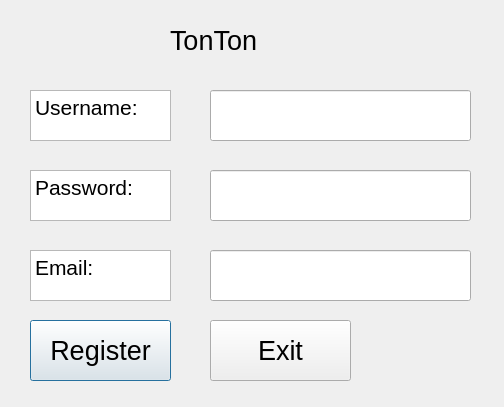
<?xml version="1.0" encoding="UTF-8"?>
<ui version="4.0">
 <class>Registration</class>
 <widget class="QDialog" name="Registration">
  <property name="geometry">
   <rect>
    <x>0</x>
    <y>0</y>
    <width>504</width>
    <height>407</height>
   </rect>
  </property>
  <property name="windowTitle">
   <string>Dialog</string>
  </property>
  <widget class="QLabel" name="label">
   <property name="geometry">
    <rect>
     <x>170</x>
     <y>10</y>
     <width>131</width>
     <height>61</height>
    </rect>
   </property>
   <property name="font">
    <font>
     <pointsize>20</pointsize>
    </font>
   </property>
   <property name="text">
    <string>TonTon</string>
   </property>
  </widget>
  <widget class="QPushButton" name="regButton">
   <property name="geometry">
    <rect>
     <x>30</x>
     <y>320</y>
     <width>141</width>
     <height>61</height>
    </rect>
   </property>
   <property name="font">
    <font>
     <pointsize>20</pointsize>
    </font>
   </property>
   <property name="text">
    <string>Register</string>
   </property>
  </widget>
  <widget class="QLineEdit" name="userName">
   <property name="geometry">
    <rect>
     <x>210</x>
     <y>90</y>
     <width>261</width>
     <height>51</height>
    </rect>
   </property>
   <property name="font">
    <font>
     <pointsize>16</pointsize>
    </font>
   </property>
  </widget>
  <widget class="QLineEdit" name="userPassword">
   <property name="geometry">
    <rect>
     <x>210</x>
     <y>170</y>
     <width>261</width>
     <height>51</height>
    </rect>
   </property>
   <property name="font">
    <font>
     <pointsize>16</pointsize>
    </font>
   </property>
  </widget>
  <widget class="QPushButton" name="exitBtn">
   <property name="geometry">
    <rect>
     <x>210</x>
     <y>320</y>
     <width>141</width>
     <height>61</height>
    </rect>
   </property>
   <property name="font">
    <font>
     <pointsize>20</pointsize>
    </font>
   </property>
   <property name="text">
    <string>Exit</string>
   </property>
  </widget>
  <widget class="QTextBrowser" name="textBrowser">
   <property name="geometry">
    <rect>
     <x>30</x>
     <y>90</y>
     <width>141</width>
     <height>51</height>
    </rect>
   </property>
   <property name="font">
    <font>
     <pointsize>15</pointsize>
    </font>
   </property>
   <property name="html">
    <string>&lt;!DOCTYPE HTML PUBLIC &quot;-//W3C//DTD HTML 4.0//EN&quot; &quot;http://www.w3.org/TR/REC-html40/strict.dtd&quot;&gt;
&lt;html&gt;&lt;head&gt;&lt;meta name=&quot;qrichtext&quot; content=&quot;1&quot; /&gt;&lt;meta charset=&quot;utf-8&quot; /&gt;&lt;style type=&quot;text/css&quot;&gt;
p, li { white-space: pre-wrap; }
hr { height: 1px; border-width: 0; }
li.unchecked::marker { content: &quot;\2610&quot;; }
li.checked::marker { content: &quot;\2612&quot;; }
&lt;/style&gt;&lt;/head&gt;&lt;body style=&quot; font-family:'Segoe UI'; font-size:15pt; font-weight:400; font-style:normal;&quot;&gt;
&lt;p style=&quot; margin-top:0px; margin-bottom:0px; margin-left:0px; margin-right:0px; -qt-block-indent:0; text-indent:0px;&quot;&gt;&lt;span style=&quot; font-size:16pt;&quot;&gt;Username:&lt;/span&gt;&lt;/p&gt;&lt;/body&gt;&lt;/html&gt;</string>
   </property>
  </widget>
  <widget class="QTextBrowser" name="textBrowser_2">
   <property name="geometry">
    <rect>
     <x>30</x>
     <y>170</y>
     <width>141</width>
     <height>51</height>
    </rect>
   </property>
   <property name="font">
    <font>
     <pointsize>15</pointsize>
    </font>
   </property>
   <property name="html">
    <string>&lt;!DOCTYPE HTML PUBLIC &quot;-//W3C//DTD HTML 4.0//EN&quot; &quot;http://www.w3.org/TR/REC-html40/strict.dtd&quot;&gt;
&lt;html&gt;&lt;head&gt;&lt;meta name=&quot;qrichtext&quot; content=&quot;1&quot; /&gt;&lt;meta charset=&quot;utf-8&quot; /&gt;&lt;style type=&quot;text/css&quot;&gt;
p, li { white-space: pre-wrap; }
hr { height: 1px; border-width: 0; }
li.unchecked::marker { content: &quot;\2610&quot;; }
li.checked::marker { content: &quot;\2612&quot;; }
&lt;/style&gt;&lt;/head&gt;&lt;body style=&quot; font-family:'Segoe UI'; font-size:15pt; font-weight:400; font-style:normal;&quot;&gt;
&lt;p style=&quot; margin-top:0px; margin-bottom:0px; margin-left:0px; margin-right:0px; -qt-block-indent:0; text-indent:0px;&quot;&gt;&lt;span style=&quot; font-size:16pt;&quot;&gt;Password:&lt;/span&gt;&lt;/p&gt;&lt;/body&gt;&lt;/html&gt;</string>
   </property>
  </widget>
  <widget class="QTextBrowser" name="textBrowser_3">
   <property name="geometry">
    <rect>
     <x>30</x>
     <y>250</y>
     <width>141</width>
     <height>51</height>
    </rect>
   </property>
   <property name="font">
    <font>
     <pointsize>15</pointsize>
    </font>
   </property>
   <property name="html">
    <string>&lt;!DOCTYPE HTML PUBLIC &quot;-//W3C//DTD HTML 4.0//EN&quot; &quot;http://www.w3.org/TR/REC-html40/strict.dtd&quot;&gt;
&lt;html&gt;&lt;head&gt;&lt;meta name=&quot;qrichtext&quot; content=&quot;1&quot; /&gt;&lt;meta charset=&quot;utf-8&quot; /&gt;&lt;style type=&quot;text/css&quot;&gt;
p, li { white-space: pre-wrap; }
hr { height: 1px; border-width: 0; }
li.unchecked::marker { content: &quot;\2610&quot;; }
li.checked::marker { content: &quot;\2612&quot;; }
&lt;/style&gt;&lt;/head&gt;&lt;body style=&quot; font-family:'Segoe UI'; font-size:15pt; font-weight:400; font-style:normal;&quot;&gt;
&lt;p style=&quot; margin-top:0px; margin-bottom:0px; margin-left:0px; margin-right:0px; -qt-block-indent:0; text-indent:0px;&quot;&gt;&lt;span style=&quot; font-size:16pt;&quot;&gt;Email:&lt;/span&gt;&lt;/p&gt;&lt;/body&gt;&lt;/html&gt;</string>
   </property>
  </widget>
  <widget class="QLineEdit" name="userEmail">
   <property name="geometry">
    <rect>
     <x>210</x>
     <y>250</y>
     <width>261</width>
     <height>51</height>
    </rect>
   </property>
   <property name="font">
    <font>
     <pointsize>16</pointsize>
    </font>
   </property>
  </widget>
 </widget>
 <resources/>
 <connections/>
</ui>
